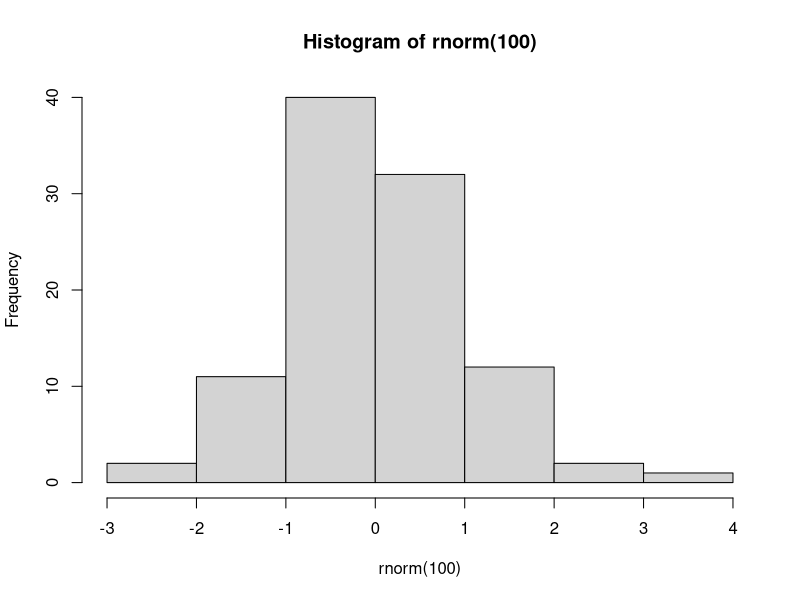

This figure's R source:
## ---- chunk 1
x <- 3
x
## ---- chunk 2
#| echo: fenced
#| label: tbl-one
#| tbl-cap: "This is a great table"
knitr::kable(mtcars)
## ---- chunk 3
#| echo: fenced
#| label: fig-hist
#| fig-cap: "This is a histogram"
hist(rnorm(100))
## ---- chunk 4
#| echo: false
stats <- list(n = 1123,
              mean_age = 43.5)
